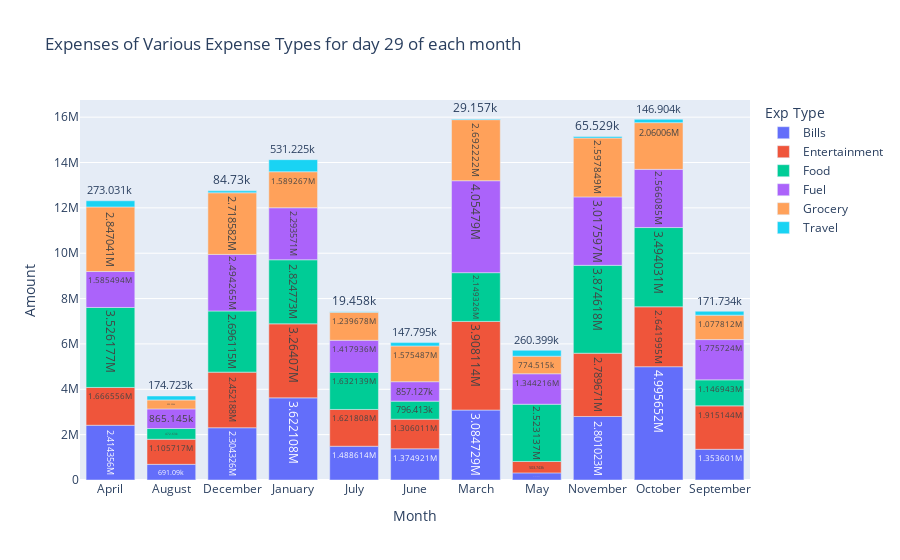
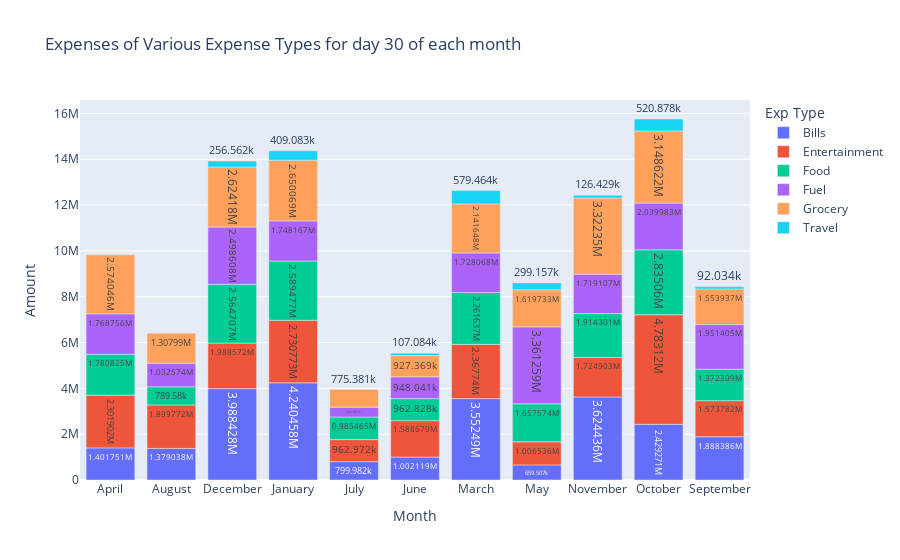
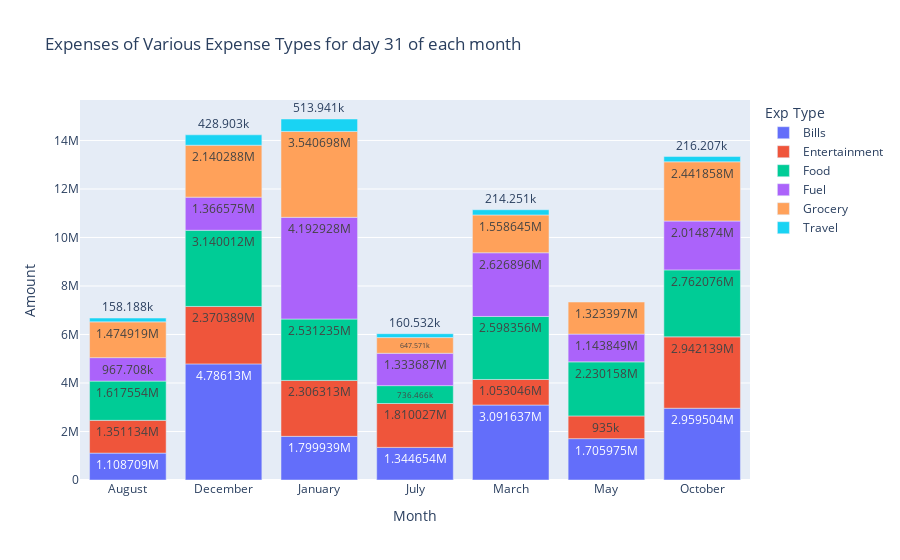

The notebook cell saved with these charts, in order:
### Code cell
# for loop to create a chart
for i in Days:
    # regrouping the data for only day at a time
    End_of_month_grouped_ = End_of_month_grouped[End_of_month_grouped['Day Number']==i].drop('Day Number', axis=1)
    
    # plotting the chart
    fig = px.bar(End_of_month_grouped_, x="Month", y="Amount", color="Exp Type", text_auto=True, 
                 title=f"Expenses of Various Expense Types for day {i} of each month")
    
    # show plot
    fig.show()

### Figure 1 — Plotly figure (JSON) as saved in the notebook; plotly's stock layout.template omitted (floating-point values rounded to 4 significant figures)
{"data": [{"alignmentgroup": "True", "hovertemplate": "Exp Type=Bills<br>Month=%{x}<br>Amount=%{y}<extra></extra>", "legendgroup": "Bills", "marker": {"color": "#636efa", "pattern": {"shape": ""}}, "name": "Bills", "offsetgroup": "Bills", "orientation": "v", "showlegend": true, "textposition": "auto", "texttemplate": "%{y}", "type": "bar", "x": ["April", "August", "December", "January", "July", "June", "March", "May", "November", "October", "September"], "xaxis": "x", "y": [2414356, 691090, 2304326, 3622108, 1488614, 1374921, 3084729, 313734, 2801023, 4995652, 1353601], "yaxis": "y"}, {"alignmentgroup": "True", "hovertemplate": "Exp Type=Entertainment<br>Month=%{x}<br>Amount=%{y}<extra></extra>", "legendgroup": "Entertainment", "marker": {"color": "#EF553B", "pattern": {"shape": ""}}, "name": "Entertainment", "offsetgroup": "Entertainment", "orientation": "v", "showlegend": true, "textposition": "auto", "texttemplate": "%{y}", "type": "bar", "x": ["April", "August", "December", "January", "July", "June", "March", "May", "November", "October", "September"], "xaxis": "x", "y": [1666556, 1105717, 2452188, 3264070, 1621808, 1306011, 3908114, 503743, 2789671, 2641995, 1915144], "yaxis": "y"}, {"alignmentgroup": "True", "hovertemplate": "Exp Type=Food<br>Month=%{x}<br>Amount=%{y}<extra></extra>", "legendgroup": "Food", "marker": {"color": "#00cc96", "pattern": {"shape": ""}}, "name": "Food", "offsetgroup": "Food", "orientation": "v", "showlegend": true, "textposition": "auto", "texttemplate": "%{y}", "type": "bar", "x": ["April", "August", "December", "January", "July", "June", "March", "May", "November", "October", "September"], "xaxis": "x", "y": [3526177, 472630, 2696115, 2824773, 1632139, 796413, 2149326, 2523137, 3874618, 3494031, 1146943], "yaxis": "y"}, {"alignmentgroup": "True", "hovertemplate": "Exp Type=Fuel<br>Month=%{x}<br>Amount=%{y}<extra></extra>", "legendgroup": "Fuel", "marker": {"color": "#ab63fa", "pattern": {"shape": ""}}, "name": "Fuel", "offsetgroup": "Fuel", "orientation": "v", "showlegend": true, "textposition": "auto", "texttemplate": "%{y}", "type": "bar", "x": ["April", "August", "December", "January", "July", "June", "March", "May", "November", "October", "September"], "xaxis": "x", "y": [1585494, 865145, 2494265, 2293571, 1417936, 857127, 4054790, 1344216, 3017597, 2566085, 1775724], "yaxis": "y"}, {"alignmentgroup": "True", "hovertemplate": "Exp Type=Grocery<br>Month=%{x}<br>Amount=%{y}<extra></extra>", "legendgroup": "Grocery", "marker": {"color": "#FFA15A", "pattern": {"shape": ""}}, "name": "Grocery", "offsetgroup": "Grocery", "orientation": "v", "showlegend": true, "textposition": "auto", "texttemplate": "%{y}", "type": "bar", "x": ["April", "August", "December", "January", "July", "June", "March", "May", "November", "October", "September"], "xaxis": "x", "y": [2847041, 395294, 2718582, 1589267, 1239678, 1575487, 2692222, 774515, 2597849, 2060060, 1077812], "yaxis": "y"}, {"alignmentgroup": "True", "hovertemplate": "Exp Type=Travel<br>Month=%{x}<br>Amount=%{y}<extra></extra>", "legendgroup": "Travel", "marker": {"color": "#19d3f3", "pattern": {"shape": ""}}, "name": "Travel", "offsetgroup": "Travel", "orientation": "v", "showlegend": true, "textposition": "auto", "texttemplate": "%{y}", "type": "bar", "x": ["April", "August", "December", "January", "July", "June", "March", "May", "November", "October", "September"], "xaxis": "x", "y": [273031, 174723, 84730, 531225, 19458, 147795, 29157, 260399, 65529, 146904, 171734], "yaxis": "y"}], "layout": {"barmode": "relative", "legend": {"title": {"text": "Exp Type"}, "tracegroupgap": 0}, "title": {"text": "Expenses of Various Expense Types for day 29 of each month"}, "xaxis": {"anchor": "y", "domain": [0, 1], "title": {"text": "Month"}}, "yaxis": {"anchor": "x", "domain": [0, 1], "title": {"text": "Amount"}}}}

### Figure 2 — Plotly figure (JSON) as saved in the notebook; plotly's stock layout.template omitted (floating-point values rounded to 4 significant figures)
{"data": [{"alignmentgroup": "True", "hovertemplate": "Exp Type=Bills<br>Month=%{x}<br>Amount=%{y}<extra></extra>", "legendgroup": "Bills", "marker": {"color": "#636efa", "pattern": {"shape": ""}}, "name": "Bills", "offsetgroup": "Bills", "orientation": "v", "showlegend": true, "textposition": "auto", "texttemplate": "%{y}", "type": "bar", "x": ["April", "August", "December", "January", "July", "June", "March", "May", "November", "October", "September"], "xaxis": "x", "y": [1401751, 1379038, 3988428, 4240458, 799982, 1002119, 3552490, 659507, 3624436, 2429271, 1888386], "yaxis": "y"}, {"alignmentgroup": "True", "hovertemplate": "Exp Type=Entertainment<br>Month=%{x}<br>Amount=%{y}<extra></extra>", "legendgroup": "Entertainment", "marker": {"color": "#EF553B", "pattern": {"shape": ""}}, "name": "Entertainment", "offsetgroup": "Entertainment", "orientation": "v", "showlegend": true, "textposition": "auto", "texttemplate": "%{y}", "type": "bar", "x": ["April", "August", "December", "January", "July", "June", "March", "May", "November", "October", "September"], "xaxis": "x", "y": [2301902, 1899772, 1988572, 2730773, 962972, 1588679, 2367740, 1006536, 1724903, 4783120, 1573782], "yaxis": "y"}, {"alignmentgroup": "True", "hovertemplate": "Exp Type=Food<br>Month=%{x}<br>Amount=%{y}<extra></extra>", "legendgroup": "Food", "marker": {"color": "#00cc96", "pattern": {"shape": ""}}, "name": "Food", "offsetgroup": "Food", "orientation": "v", "showlegend": true, "textposition": "auto", "texttemplate": "%{y}", "type": "bar", "x": ["April", "August", "December", "January", "July", "June", "March", "May", "November", "October", "September"], "xaxis": "x", "y": [1780825, 789580, 2564707, 2589477, 985465, 962828, 2261637, 1657574, 1914301, 2835060, 1372309], "yaxis": "y"}, {"alignmentgroup": "True", "hovertemplate": "Exp Type=Fuel<br>Month=%{x}<br>Amount=%{y}<extra></extra>", "legendgroup": "Fuel", "marker": {"color": "#ab63fa", "pattern": {"shape": ""}}, "name": "Fuel", "offsetgroup": "Fuel", "orientation": "v", "showlegend": true, "textposition": "auto", "texttemplate": "%{y}", "type": "bar", "x": ["April", "August", "December", "January", "July", "June", "March", "May", "November", "October", "September"], "xaxis": "x", "y": [1768756, 1032574, 2498608, 1748167, 430561, 948041, 1728068, 3361259, 1719107, 2039983, 1951405], "yaxis": "y"}, {"alignmentgroup": "True", "hovertemplate": "Exp Type=Grocery<br>Month=%{x}<br>Amount=%{y}<extra></extra>", "legendgroup": "Grocery", "marker": {"color": "#FFA15A", "pattern": {"shape": ""}}, "name": "Grocery", "offsetgroup": "Grocery", "orientation": "v", "showlegend": true, "textposition": "auto", "texttemplate": "%{y}", "type": "bar", "x": ["April", "August", "December", "January", "July", "June", "March", "May", "November", "October", "September"], "xaxis": "x", "y": [2574046, 1307990, 2624180, 2650069, 775381, 927369, 2141648, 1619733, 3322350, 3148622, 1553937], "yaxis": "y"}, {"alignmentgroup": "True", "hovertemplate": "Exp Type=Travel<br>Month=%{x}<br>Amount=%{y}<extra></extra>", "legendgroup": "Travel", "marker": {"color": "#19d3f3", "pattern": {"shape": ""}}, "name": "Travel", "offsetgroup": "Travel", "orientation": "v", "showlegend": true, "textposition": "auto", "texttemplate": "%{y}", "type": "bar", "x": ["December", "January", "June", "March", "May", "November", "October", "September"], "xaxis": "x", "y": [256562, 409083, 107084, 579464, 299157, 126429, 520878, 92034], "yaxis": "y"}], "layout": {"barmode": "relative", "legend": {"title": {"text": "Exp Type"}, "tracegroupgap": 0}, "title": {"text": "Expenses of Various Expense Types for day 30 of each month"}, "xaxis": {"anchor": "y", "domain": [0, 1], "title": {"text": "Month"}}, "yaxis": {"anchor": "x", "domain": [0, 1], "title": {"text": "Amount"}}}}

### Figure 3 — Plotly figure (JSON) as saved in the notebook; plotly's stock layout.template omitted (floating-point values rounded to 4 significant figures)
{"data": [{"alignmentgroup": "True", "hovertemplate": "Exp Type=Bills<br>Month=%{x}<br>Amount=%{y}<extra></extra>", "legendgroup": "Bills", "marker": {"color": "#636efa", "pattern": {"shape": ""}}, "name": "Bills", "offsetgroup": "Bills", "orientation": "v", "showlegend": true, "textposition": "auto", "texttemplate": "%{y}", "type": "bar", "x": ["August", "December", "January", "July", "March", "May", "October"], "xaxis": "x", "y": [1108709, 4786130, 1799939, 1344654, 3091637, 1705975, 2959504], "yaxis": "y"}, {"alignmentgroup": "True", "hovertemplate": "Exp Type=Entertainment<br>Month=%{x}<br>Amount=%{y}<extra></extra>", "legendgroup": "Entertainment", "marker": {"color": "#EF553B", "pattern": {"shape": ""}}, "name": "Entertainment", "offsetgroup": "Entertainment", "orientation": "v", "showlegend": true, "textposition": "auto", "texttemplate": "%{y}", "type": "bar", "x": ["August", "December", "January", "July", "March", "May", "October"], "xaxis": "x", "y": [1351134, 2370389, 2306313, 1810027, 1053046, 935000, 2942139], "yaxis": "y"}, {"alignmentgroup": "True", "hovertemplate": "Exp Type=Food<br>Month=%{x}<br>Amount=%{y}<extra></extra>", "legendgroup": "Food", "marker": {"color": "#00cc96", "pattern": {"shape": ""}}, "name": "Food", "offsetgroup": "Food", "orientation": "v", "showlegend": true, "textposition": "auto", "texttemplate": "%{y}", "type": "bar", "x": ["August", "December", "January", "July", "March", "May", "October"], "xaxis": "x", "y": [1617554, 3140012, 2531235, 736466, 2598356, 2230158, 2762076], "yaxis": "y"}, {"alignmentgroup": "True", "hovertemplate": "Exp Type=Fuel<br>Month=%{x}<br>Amount=%{y}<extra></extra>", "legendgroup": "Fuel", "marker": {"color": "#ab63fa", "pattern": {"shape": ""}}, "name": "Fuel", "offsetgroup": "Fuel", "orientation": "v", "showlegend": true, "textposition": "auto", "texttemplate": "%{y}", "type": "bar", "x": ["August", "December", "January", "July", "March", "May", "October"], "xaxis": "x", "y": [967708, 1366575, 4192928, 1333687, 2626896, 1143849, 2014874], "yaxis": "y"}, {"alignmentgroup": "True", "hovertemplate": "Exp Type=Grocery<br>Month=%{x}<br>Amount=%{y}<extra></extra>", "legendgroup": "Grocery", "marker": {"color": "#FFA15A", "pattern": {"shape": ""}}, "name": "Grocery", "offsetgroup": "Grocery", "orientation": "v", "showlegend": true, "textposition": "auto", "texttemplate": "%{y}", "type": "bar", "x": ["August", "December", "January", "July", "March", "May", "October"], "xaxis": "x", "y": [1474919, 2140288, 3540698, 647571, 1558645, 1323397, 2441858], "yaxis": "y"}, {"alignmentgroup": "True", "hovertemplate": "Exp Type=Travel<br>Month=%{x}<br>Amount=%{y}<extra></extra>", "legendgroup": "Travel", "marker": {"color": "#19d3f3", "pattern": {"shape": ""}}, "name": "Travel", "offsetgroup": "Travel", "orientation": "v", "showlegend": true, "textposition": "auto", "texttemplate": "%{y}", "type": "bar", "x": ["August", "December", "January", "July", "March", "October"], "xaxis": "x", "y": [158188, 428903, 513941, 160532, 214251, 216207], "yaxis": "y"}], "layout": {"barmode": "relative", "legend": {"title": {"text": "Exp Type"}, "tracegroupgap": 0}, "title": {"text": "Expenses of Various Expense Types for day 31 of each month"}, "xaxis": {"anchor": "y", "domain": [0, 1], "title": {"text": "Month"}}, "yaxis": {"anchor": "x", "domain": [0, 1], "title": {"text": "Amount"}}}}
